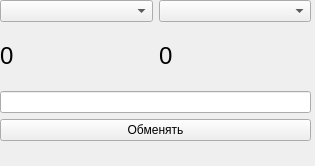
<?xml version="1.0" encoding="UTF-8"?>
<ui version="4.0">
 <class>change_window</class>
 <widget class="QMainWindow" name="change_window">
  <property name="geometry">
   <rect>
    <x>0</x>
    <y>0</y>
    <width>315</width>
    <height>166</height>
   </rect>
  </property>
  <property name="windowTitle">
   <string>MainWindow</string>
  </property>
  <widget class="QWidget" name="centralwidget">
   <widget class="QWidget" name="">
    <property name="geometry">
     <rect>
      <x>0</x>
      <y>0</y>
      <width>311</width>
      <height>141</height>
     </rect>
    </property>
    <layout class="QVBoxLayout" name="verticalLayout_5">
     <item>
      <layout class="QHBoxLayout" name="horizontalLayout">
       <item>
        <layout class="QVBoxLayout" name="verticalLayout_3">
         <item>
          <layout class="QVBoxLayout" name="verticalLayout">
           <item>
            <widget class="QComboBox" name="comboBox"/>
           </item>
          </layout>
         </item>
         <item>
          <widget class="QLabel" name="label_2">
           <property name="text">
            <string>&lt;html&gt;&lt;head/&gt;&lt;body&gt;&lt;p&gt;&lt;span style=&quot; font-size:18pt;&quot;&gt;0&lt;/span&gt;&lt;/p&gt;&lt;/body&gt;&lt;/html&gt;</string>
           </property>
          </widget>
         </item>
        </layout>
       </item>
       <item>
        <layout class="QVBoxLayout" name="verticalLayout_4">
         <item>
          <layout class="QVBoxLayout" name="verticalLayout_2">
           <item>
            <widget class="QComboBox" name="comboBox_2"/>
           </item>
          </layout>
         </item>
         <item>
          <widget class="QLabel" name="label_3">
           <property name="text">
            <string>&lt;html&gt;&lt;head/&gt;&lt;body&gt;&lt;p&gt;&lt;span style=&quot; font-size:18pt;&quot;&gt;0&lt;/span&gt;&lt;/p&gt;&lt;/body&gt;&lt;/html&gt;</string>
           </property>
          </widget>
         </item>
        </layout>
       </item>
      </layout>
     </item>
     <item>
      <widget class="QLineEdit" name="lineEdit"/>
     </item>
     <item>
      <widget class="QPushButton" name="pushButton">
       <property name="text">
        <string>Обменять</string>
       </property>
      </widget>
     </item>
    </layout>
   </widget>
  </widget>
  <widget class="QMenuBar" name="menubar">
   <property name="geometry">
    <rect>
     <x>0</x>
     <y>0</y>
     <width>315</width>
     <height>22</height>
    </rect>
   </property>
  </widget>
 </widget>
 <resources/>
 <connections/>
</ui>
